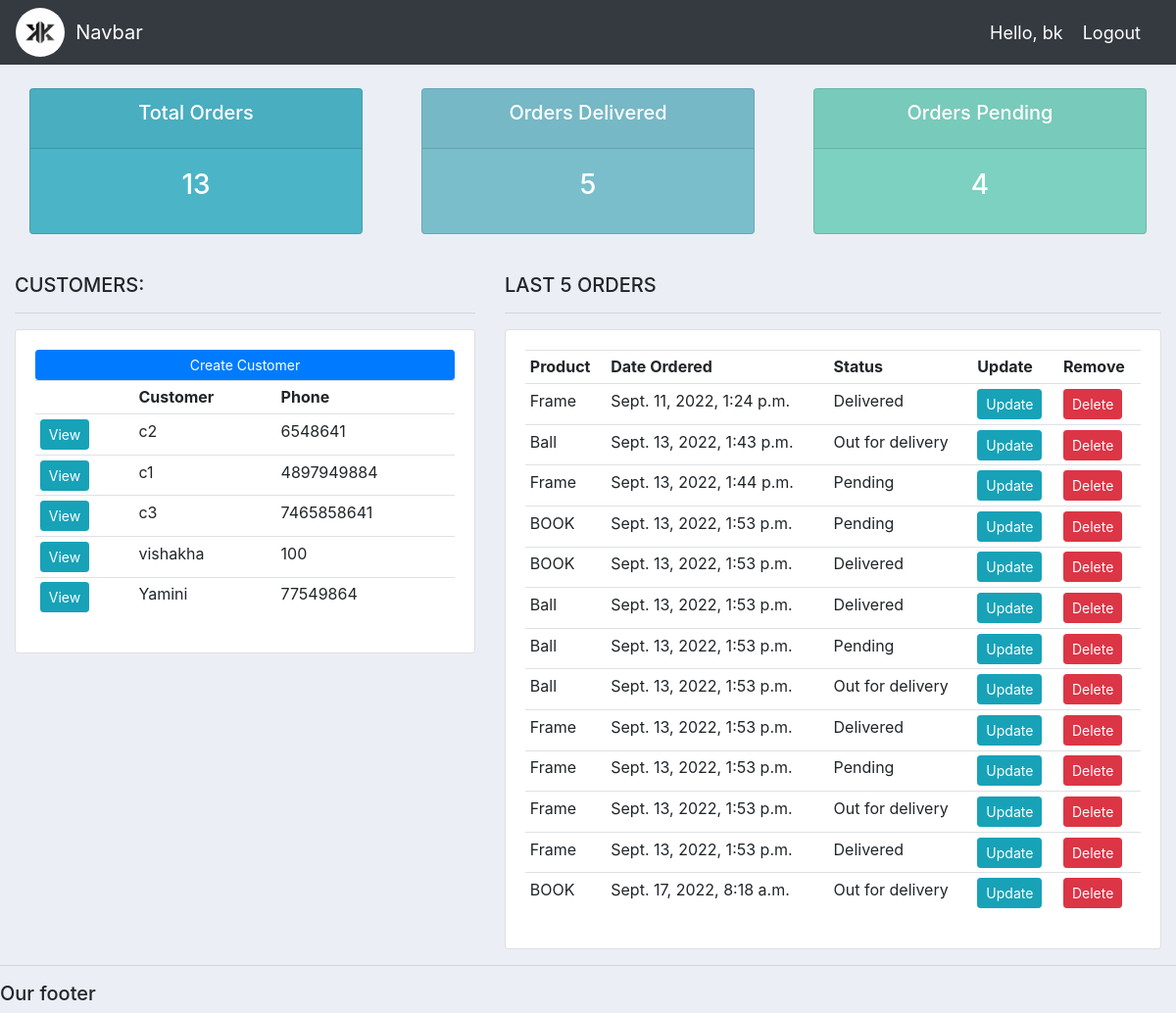
Screenshot of / (signed in) with the database file from the repository.
### accounts/models.py (models this page shows, shortened)
class Customer(models.Model):
	user= models.OneToOneField(User,null=True,on_delete=models.CASCADE)
	name = models.CharField(max_length=200, null=True)
	phone = models.CharField(max_length=200, null=True)
	email = models.CharField(max_length=200, null=True)
	date_created = models.DateTimeField(auto_now_add=True, null=True)

class Order(models.Model):
	STATUS = (
			('Pending', 'Pending'),
			('Out for delivery', 'Out for delivery'),
			('Delivered', 'Delivered'),
			)
	customer = models.ForeignKey(Customer,null=True,on_delete=models.SET_NULL)
	product =  models.ForeignKey(Product,null=True,on_delete=models.SET_NULL)
	date_created = models.DateTimeField(auto_now_add=True, null=True)
	status = models.CharField(max_length=200, null=True, choices=STATUS)
	note = models.CharField(max_length=1000, null=True)

class Product(models.Model):
	CATEGORY = (
			('Indoor', 'Indoor'),
			('Out Door', 'Out Door'),
			)
	name = models.CharField(max_length=200, null=True)
	price = models.FloatField(null=True)
	category = models.CharField(max_length=200, null=True, choices=CATEGORY)
	description = models.CharField(max_length=200, null=True,blank=True)
	date_created = models.DateTimeField(auto_now_add=True, null=True)
	tags=models.ManyToManyField(Tag)
	def __str__(self):
		return self.name

### accounts/decorators.py (the view)
	def wrapper_function(request, *args, **kwargs):
		group = None
		if request.user.groups.exists():
			group = request.user.groups.all()[0].name
		if group == 'customer':
			return redirect('user-page')
		if group == 'admin':
			return view_func(request, *args, **kwargs)

### accounts/views.py (called while the page is built)
@login_required(login_url='login')
@admin_only
def home(request):
	orders = Order.objects.all()
	customers = Customer.objects.all()
	total_customers = customers.count()
	total_orders = orders.count()
	delivered = orders.filter(status='Delivered').count()
	pending = orders.filter(status='Pending').count()
	context = {'orders':orders, 'customers':customers,
	'total_orders':total_orders,'delivered':delivered,
	'pending':pending }
	return render(request, 'accounts/dashboard.html', context)

### accounts/templates/accounts/dashboard.html
{%  extends 'accounts/main.html' %}
{% block content %}
{%  include 'accounts/status.html' %}
<br>
<div class="row">
	<div class="col-md-5">
		<h5>CUSTOMERS:</h5>
		<hr>
		<div class="card card-body">
			<a class="btn btn-primary  btn-sm btn-block" href="">Create Customer</a>
			<table class="table table-sm">
				<tr>
					<th></th>
					<th>Customer</th>
					<th>Phone</th>
				</tr>
				{% for customer in customers %}
					<tr>
						<td><a class="btn btn-sm btn-info" href="{% url 'customer' customer.id %}">View</a></td>
						<td>{{customer.name}}</td>
						<td>{{customer.phone}}</td>
					</tr>
				{% endfor %}
			</table>
		</div>
	</div>
	<div class="col-md-7">
		<h5>LAST 5 ORDERS</h5>
		<hr>
		<div class="card card-body">
			<table class="table table-sm">
				<tr>
					<th>Product</th>
					<th>Date Ordered</th>
					<th>Status</th>
					<th>Update</th>
					<th>Remove</th>
				</tr>
				{% for order in orders %}
					<tr>
						<td>{{order.product}}</td>
						<td>{{order.date_created}}</td>
						<td>{{order.status}}</td>
						<td><a class="btn btn-sm btn-info" href="{% url 'update_order' order.id %}">Update</a></td>
						<td><a class="btn btn-sm btn-danger" href="{% url 'delete_order' order.id %}">Delete</a></td>
					</tr>
				{% endfor %}
			</table>
		</div>
	</div>
</div>
{% endblock %}

### accounts/templates/accounts/main.html (shortened to what this page needs)
{% load static %}
<!DOCTYPE html>
<html>
<head>
	<link rel="stylesheet" href="https://stackpath.bootstrapcdn.com/bootstrap/4.3.1/css/bootstrap.min.css">
    <link rel="stylesheet" type="text/css" href="{% static '/css/main.css' %}">
</head>
<body>
	{%  include 'accounts/navbar.html' %}
	<div class="container-fluid">
	{% block content %}
	{% endblock %}
    </div>
	<hr>
	<h5>Our footer</h5>
</body>
</html>

### accounts/templates/accounts/navbar.html (shortened to what this page needs)
{% load static %}
<nav class="navbar navbar-expand-lg navbar-dark bg-dark">
   <img style="border-radius:50%;  " src="{% static 'images/logo.png' %}" class="resize" alt="">
    <a class="navbar-brand" href="#">&nbsp; Navbar</a>
<span class="hello-msg">Hello,  {{request.user}} </span>
<span><a class="hello-msg" href="{% url 'logout' %}">Logout</a></span>
  </nav>

### accounts/templates/accounts/status.html
<br>
<div class="row">
	<div class="col">
		<div class="col-md">
			<div class="card text-center text-white  mb-3" id="total-orders">
			  	<div class="card-header">
			  		<h5 class="card-title">Total Orders</h5>
			  	</div>
			  	<div class="card-body">
			    	<h3 class="card-title">{{total_orders}}</h3>
			  	</div>
			</div>
		</div>
	</div>
	<div class="col">
		<div class="col-md">
			<div class="card text-center text-white  mb-3" id="orders-delivered">
			  	<div class="card-header">
			  		<h5 class="card-title">Orders Delivered</h5>
			  	</div>
			  	<div class="card-body">
			    	<h3 class="card-title">{{delivered}}</h3>
			  	</div>
			</div>
		</div>
	</div>
	<div class="col">
		<div class="col-md">
			<div class="card text-center text-white  mb-3" id="orders-pending">
			  	<div class="card-header">
			  		<h5 class="card-title">Orders Pending</h5>
			  	</div>
			  	<div class="card-body">
			    	<h3 class="card-title">{{pending}}</h3>
			  	</div>
			</div>
		</div>
	</div>
</div>

### static/css/main.css (style rules this page uses)
body { background-color: #ebeff5; }
#total-orders { background-color: #4cb4c7; }
#orders-delivered { background-color: #7abecc; }
#orders-pending { background-color: #7CD1C0; }

### accounts/templates/accounts/navbar.html (style rules this page uses)
.hello-msg { font-size: 18px; color: #fff; margin-right: 20px; }
.resize { width: 50px; height: auto; }

### rows the page displays
Customer: name "c2", phone "6548641"
Customer: name "c1", phone "4897949884"
Customer: name "c3", phone "7465858641"
Customer: name "vishakha", phone "100"
Customer: name "Yamini", phone "77549864"
Order: product "Frame", date_created "Sept. 11, 2022, 1:24 p.m.", status "Delivered"
Order: product "Ball", date_created "Sept. 13, 2022, 1:43 p.m.", status "Out for delivery"
Order: product "Frame", date_created "Sept. 13, 2022, 1:44 p.m.", status "Pending"
Order: product "BOOK", date_created "Sept. 13, 2022, 1:53 p.m.", status "Pending"
Order: product "BOOK", date_created "Sept. 13, 2022, 1:53 p.m.", status "Delivered"
Order: product "Ball", date_created "Sept. 13, 2022, 1:53 p.m.", status "Delivered"
Order: product "Ball", date_created "Sept. 13, 2022, 1:53 p.m.", status "Pending"
Order: product "Ball", date_created "Sept. 13, 2022, 1:53 p.m.", status "Out for delivery"
Order: product "Frame", date_created "Sept. 13, 2022, 1:53 p.m.", status "Delivered"
Order: product "Frame", date_created "Sept. 13, 2022, 1:53 p.m.", status "Pending"
Order: product "Frame", date_created "Sept. 13, 2022, 1:53 p.m.", status "Out for delivery"
Order: product "Frame", date_created "Sept. 13, 2022, 1:53 p.m.", status "Delivered"
Order: product "BOOK", date_created "Sept. 17, 2022, 8:18 a.m.", status "Out for delivery"

### other values shown
{{ request.user }} "bk"
{{ total_orders }} "13"
{{ delivered }} "5"
{{ pending }} "4"
